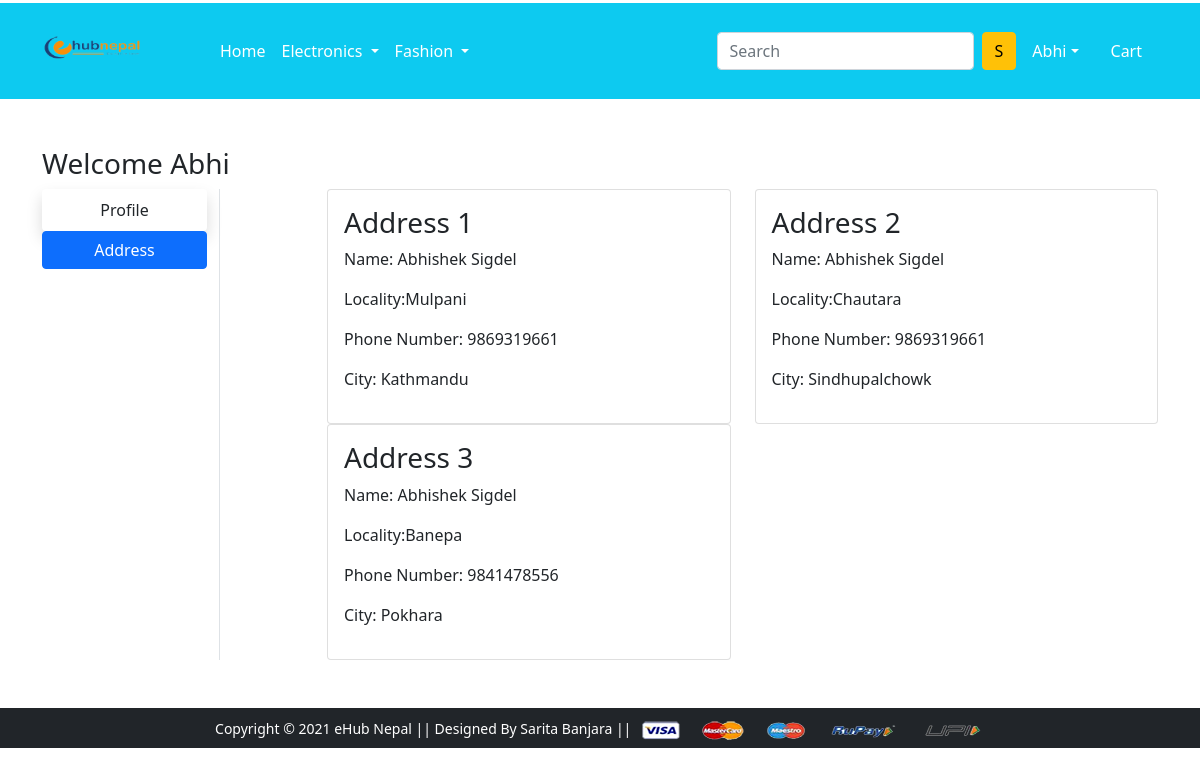
The app's page /address/ (signed in) with its own data.
### app/models.py (models this page shows, shortened)
class Customer(models.Model):
    user = models.ForeignKey(User, on_delete=models.CASCADE)
    name = models. CharField(max_length = 50)
    locality = models.CharField(max_length=200)
    city = models.CharField(max_length=100)
    phone_number = models.BigIntegerField(default=0)

### app/views.py (the view)
# urls.py: path('address/', views.address, name='address'),
def address(request):
 add = Customer.objects.filter(user=request.user)
 return render(request, 'app/address.html', {'add':add, 'active':'btn-primary'})

### app/templates/app/address.html (shortened to what this page needs)
{% extends 'app/base.html' %} {% load static %}
s{% block main-content %}
<div class="container my-5">
  <div class="row">
    <h3>Welcome <span class="text-capitalize">{{request.user}} </span></h3>
    <div class="col-sm-2 border-end">
      <ul class="list-unstyled">
        <li class="d-grid">
          <a href="{% url 'profile' %}" class="btn btn-promary shadow px-5 py-2">Profile</a>
        </li>
        <li class="d-grid">
          <a href="{% url 'address' %}" class="btn {{active}}">Address</a>
        </li>
      </ul>
    </div>
    <div class="col-sm-9 offset-sm-1">
      <div class="row">
      {% for ad in add %}
        <div class="col-sm-6">
          <div class="card">
            <div class="card-body">
              <h3>Address {{forloop.counter}}</h3>
              <p>Name: {{ad.name}}</p>
              <p>Locality:{{ad.locality}} </p>
              <p>Phone Number: {{ad.phone_number}}</p>
              <p>City: {{ad.city}}</p>
            </div>
          </div>
        </div>
          {% endfor %}
      </div>
    </div>
  </div>
</div>
{% endblock main-content %}

### app/templates/app/base.html (shortened to what this page needs)
<!DOCTYPE html>
{% load static %}
<html lang="en">
  <head>
    <link
      href="https://cdn.jsdelivr.net/npm/bootstrap@5.0.0-beta1/dist/css/bootstrap.min.css"
      rel="stylesheet"
/>
    <link rel="stylesheet" href="{% static 'app/css/owl.carousel.min.css' %}" />
    <link rel="stylesheet" href="{% static 'app/css/all.min.css' %}" />
    <link rel="stylesheet" href="{% static 'app/css/style.css' %}" />
  </head>
  <body>
    <nav class="navbar navbar-expand-lg navbar-dark bg-info" style="margin-top:3px;">
      <div class="container">
      <div class="logo" style= "margin-right:70px;">
      <img src ="{% static 'app/images/banner/lo.png' %}" alt="logo" height="80" width="100";>
      </div>
        <div class="collapse navbar-collapse" id="navbarSupportedContent">
          <ul class="navbar-nav me-auto mb-2 mb-lg-0">
            <li class="nav-item">
              <a class="nav-link active" aria-current="page" href="/">Home</a>
            </li>
            <li class="nav-item dropdown">
              <a
                class="nav-link dropdown-toggle text-white"
                href="#"
                id="electronicsDropdown"
                role="button"
                data-bs-toggle="dropdown"
                aria-expanded="false">
                Electronics
              </a>
            </li>
            <li class="nav-item dropdown">
              <a
                class="nav-link dropdown-toggle text-white"
                href="#"
                id="fashionDropdown"
                role="button"
                data-bs-toggle="dropdown"
                aria-expanded="false"
              >
                Fashion
              </a>
            </li>
          </ul>
          <form class="d-flex">
            <input
              class="form-control me-2"
              type="search"
              placeholder="Search"
              aria-label="Search"
            />
            <button class="btn btn-warning" type="submit">S</button>
          </form>
          <div>
            <ul class="navbar-nav me-auto mb-2 mb-lg-0">
            {% if request.user.is_authenticated %}
              <li class="nav-item dropdown mx-2">
                <a
                  class="nav-link dropdown-toggle text-white"
                  href="#"
                  id="profileDropdown"
                  role="button"
                  data-bs-toggle="dropdown"
                  aria-expanded="false">{{request.user.username|capfirst}}</a>
              </li>
              <li class="nav-item mx-2">
                <a href="{% url 'showcart' %}" class="nav-link text-white"
                  > Cart
                </a>
              </li>
              {% endif %}
            </ul>
          </div>
        </div>
      </div>
    </nav>
     {% block main-content %} {% endblock main-content %}
    <footer class="container-fluid bg-dark text-center p-2 mt-5">
      <small class="text-white"
        >Copyright &copy; 2021 eHub Nepal || Designed By Sarita Banjara ||
      </small>
      <img
        src="{% static 'app/images/payment.png' %}"
        alt=""
        srcset=""
        class="img-fluid"
        height="2px"
      />
    </footer>
  </body>
</html>

### records on screen
Customer: name "Abhishek Sigdel", locality "Mulpani", phone_number "9869319661", city "Kathmandu"
Customer: name "Abhishek Sigdel", locality "Chautara", phone_number "9869319661", city "Sindhupalchowk"
Customer: name "Abhishek Sigdel", locality "Banepa", phone_number "9841478556", city "Pokhara"

### other values on screen
{{ request.user.username|capfirst }} "Abhi"
{{ request.user }} "Abhi"
